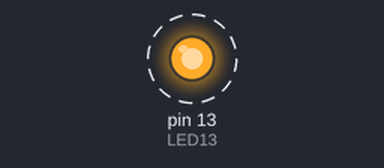
Bench run of a sketch on a simulated Arduino Uno, built for the host (arithmetic inside an expression is 32-bit, double 64-bit). On the bench: output pins drawn as LEDs (lit = HIGH). Dashed ring = blinking.

Above: at 0.2 s.
Timing chart, 0 to 3.0 s (numbered marks = the images above):
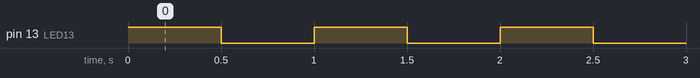

Measured:
- by itself, pin 13 (LED13): alternates HIGH for 0.50 s and LOW for 0.50 s

The sketch:

Powermeter.ino
```cpp
/*
 * Power Meter Powered by arduino
 *
 */

/* Libraries Provied by Arduino IDE */
#include <Wire.h>	// One Wire Proto (used by temp sensor)
#include <SPI.h>    // Required for Ethernet

/* Additional Libraries in ../libs */
#include <Time.h>       // git://github.com/PaulStoffregen/Time
#include <Ethernet2.h>  // git://github.com/adafruit/Ethernet2
#define LED13 13

void setup() {

    pinMode(LED13, OUTPUT);

}

void loop() {

    digitalWrite(LED13, HIGH);
    delay(500);
    digitalWrite(LED13, LOW);
    delay(500);

}
```
